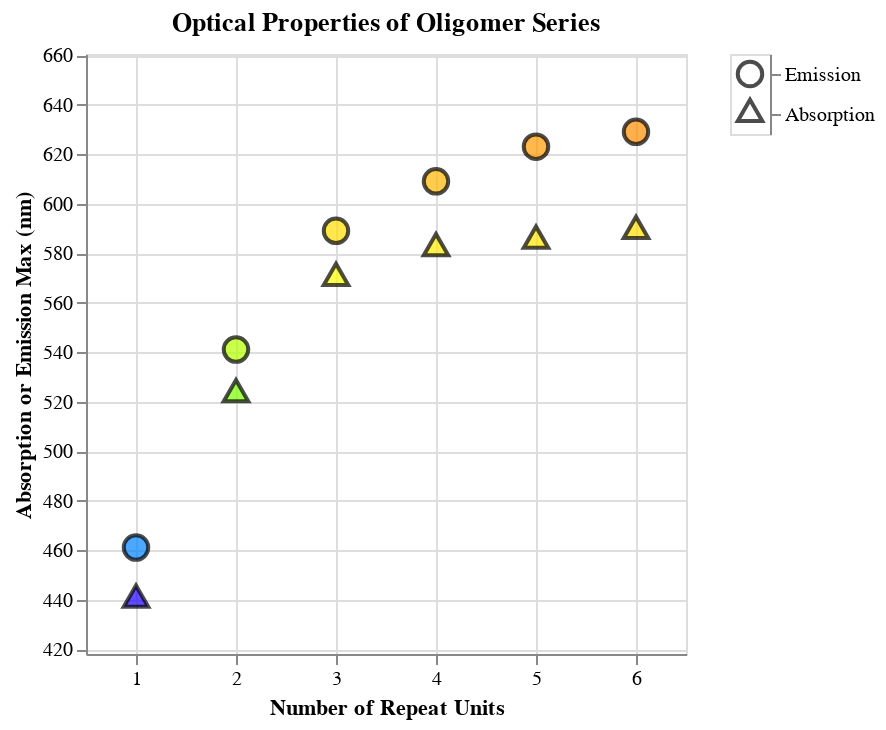

The notebook cell this image was saved under:
### Code cell
# Define a color scale that corresponds to the visible spectrum
color_scale = alt.Scale(
    domain=[380, 700],  # Wavelength range (approximate visible light)
    range=[
        '#8B00FF',  # Violet (~380 nm)
        '#0000FF',  # Blue (~450 nm)
        '#00FF00',  # Green (~520 nm)
        '#FFFF00',  # Yellow (~580 nm)
        '#FF7F00',  # Orange (~600 nm)
        '#FF0000',  # Red (~700 nm)
    ]
)

# Larger point size for better visibility
point_size = 150
stroke_width = 2

# Absorption scatter plot with black stroke and fill color based on wavelength
scatter_absorption = (
    alt.Chart(df_matches)
    .mark_point(size=point_size, filled=True, stroke='black', strokeWidth=stroke_width)  # Black border with a fill color
    .encode(
        x="repeat_unit_match_count",
        y="Absorption max (nm)",
        color=alt.Color("Absorption max (nm)", scale=color_scale, title="Wavelength (nm)", legend=None),  # Fill color corresponds to wavelength
        shape=alt.value('triangle'),  # Shape for absorption
        tooltip=["repeat_unit_match_count", "Absorption max (nm)"]
    )
    .properties(title="Absorption max")
)

# Emission scatter plot with black stroke and fill color based on wavelength
scatter_emission = (
    alt.Chart(df_matches)
    .mark_point(size=point_size, filled=True, stroke='black', strokeWidth=stroke_width)  # Black border with a fill color
    .encode(
        x="repeat_unit_match_count",
        y="Emission max (nm)",
        color=alt.Color("Emission max (nm)", scale=color_scale, title="Wavelength (nm)", legend=None),  # Fill color corresponds to wavelength
        shape=alt.value('circle'),  # Shape for emission
        tooltip=["repeat_unit_match_count", "Emission max (nm)"],
    )
    .properties(title="Emission max")
)

# Manually create a legend for shapes with the reordered entries (Emission on top, Absorption on bottom)
legend_data = pl.DataFrame(
    {
        "Type": ["Emission", "Absorption"],  # Reordered: Emission first, Absorption second
        "Shape": ["circle", "triangle"]
    }
)

shapes = ["circle", "triangle"]
legend = (
    alt.Chart(legend_data)
    .mark_point(size=point_size)
    .encode(
        y=alt.Y(
            "Type:N", 
            sort=[
                "Emission",
                "Absorption",
            ],  # Explicit sort order
            axis=alt.Axis(orient="right"), 
            title="",
            ),
        shape=alt.Shape("Shape:N", scale=alt.Scale(domain=shapes, range=shapes), legend=None),  # Disable shape legend
        color=alt.value("black"),  # Keep legend shapes black for distinction
    )
)

# Combine the scatter plots
scatter_combined = (
    alt.layer(scatter_absorption, scatter_emission)
    .properties(title="Optical Properties of Oligomer Series")
    .encode(
        y=alt.Y(
            "Absorption max (nm)",
            scale=alt.Scale(domain=[y_min, y_max]),
            title="Absorption or Emission Max (nm)",
        ),
        x=alt.X(
            "repeat_unit_match_count",
            scale=alt.Scale(domain=[0.5, max_x_value]),
            title="Number of Repeat Units",
        ),
    )
    .interactive()
)

# Combine the scatter plot with the legend
final_chart = alt.hconcat(scatter_combined, legend)

# Display the chart
final_chart.show()

### Figure 1 — Vega specification as saved in the notebook (floating-point values rounded to 4 significant figures)
{"$schema": "https://vega.github.io/schema/vega/v5.json", "data": [{"name": "param_3_store"}, {"name": "source_0"}, {"name": "data_0", "values": [{"Absorption max (nm)": 440.0, "repeat_unit_match_count": 1}, {"Absorption max (nm)": 523.0, "repeat_unit_match_count": 2}, {"Absorption max (nm)": 570.0, "repeat_unit_match_count": 3}, {"Absorption max (nm)": 582.0, "repeat_unit_match_count": 4}, {"Absorption max (nm)": 585.0, "repeat_unit_match_count": 5}, {"Absorption max (nm)": 589.0, "repeat_unit_match_count": 6}]}, {"name": "data_1", "values": [{"Emission max (nm)": 461.0, "repeat_unit_match_count": 1}, {"Emission max (nm)": 541.0, "repeat_unit_match_count": 2}, {"Emission max (nm)": 589.0, "repeat_unit_match_count": 3}, {"Emission max (nm)": 609.0, "repeat_unit_match_count": 4}, {"Emission max (nm)": 623.0, "repeat_unit_match_count": 5}, {"Emission max (nm)": 629.0, "repeat_unit_match_count": 6}]}, {"name": "source_1", "values": [{"Shape": "circle", "Type": "Emission", "y_Type_sort_index": 0.0}, {"Shape": "triangle", "Type": "Absorption", "y_Type_sort_index": 1.0}]}, {"name": "source_1_concat_1_y_domain_Type", "values": [{"Type": "Emission", "sort_field": 0.0}, {"Type": "Absorption", "sort_field": 1.0}]}], "signals": [{"name": "concat_0_width", "value": 300}, {"name": "concat_0_height", "value": 300}, {"name": "concat_1_width", "value": 20}, {"name": "concat_1_y_step", "value": 20}, {"name": "concat_1_height", "update": "bandspace(domain('concat_1_y').length, 1, 0.5) * concat_1_y_step"}, {"name": "unit", "value": {}, "on": [{"events": "pointermove", "update": "isTuple(group()) ? group() : unit"}]}, {"name": "param_3", "update": "{\"repeat_unit_match_count\": param_3_repeat_unit_match_count, \"Absorption max (nm)\": param_3_Absorption_max__nm_}"}, {"name": "param_3_repeat_unit_match_count"}, {"name": "param_3_Absorption_max__nm_"}], "marks": [{"type": "group", "name": "concat_0_group", "encode": {"update": {"width": {"signal": "concat_0_width"}, "height": {"signal": "concat_0_height"}}}, "signals": [{"name": "param_3_repeat_unit_match_count", "on": [{"events": [{"source": "view", "type": "dblclick"}], "update": "null"}, {"events": {"signal": "param_3_translate_delta"}, "update": "panLinear(param_3_translate_anchor.extent_x, -param_3_translate_delta.x / concat_0_width)"}, {"events": {"signal": "param_3_zoom_delta"}, "update": "zoomLinear(domain(\"concat_0_x\"), param_3_zoom_anchor.x, param_3_zoom_delta)"}], "push": "outer"}, {"name": "param_3_Absorption_max__nm_", "on": [{"events": [{"source": "view", "type": "dblclick"}], "update": "null"}, {"events": {"signal": "param_3_translate_delta"}, "update": "panLinear(param_3_translate_anchor.extent_y, param_3_translate_delta.y / concat_0_height)"}, {"events": {"signal": "param_3_zoom_delta"}, "update": "zoomLinear(domain(\"concat_0_y\"), param_3_zoom_anchor.y, param_3_zoom_delta)"}], "push": "outer"}, {"name": "param_3_tuple", "on": [{"events": [{"signal": "param_3_repeat_unit_match_count || param_3_Absorption_max__nm_"}], "update": "param_3_repeat_unit_match_count && param_3_Absorption_max__nm_ ? {unit: \"view_2\", fields: param_3_tuple_fields, values: [param_3_repeat_unit_match_count,param_3_Absorption_max__nm_]} : null"}]}, {"name": "param_3_tuple_fields", "value": [{"field": "repeat_unit_match_count", "channel": "x", "type": "R"}, {"field": "Absorption max (nm)", "channel": "y", "type": "R"}]}, {"name": "param_3_translate_anchor", "value": {}, "on": [{"events": [{"source": "scope", "type": "pointerdown"}], "update": "{x: x(unit), y: y(unit), extent_x: domain(\"concat_0_x\"), extent_y: domain(\"concat_0_y\")}"}]}, {"name": "param_3_translate_delta", "value": {}, "on": [{"events": [{"source": "window", "between": [{"source": "scope", "type": "pointerdown"}, {"source": "window", "type": "pointerup"}], "type": "pointermove", "consume": true}], "update": "{x: param_3_translate_anchor.x - x(unit), y: param_3_translate_anchor.y - y(unit)}"}]}, {"name": "param_3_zoom_anchor", "on": [{"events": [{"source": "scope", "type": "wheel", "consume": true}], "update": "{x: invert(\"concat_0_x\", x(unit)), y: invert(\"concat_0_y\", y(unit))}"}]}, {"name": "param_3_zoom_delta", "on": [{"events": [{"source": "scope", "type": "wheel", "consume": true}], "update": "pow(1.001, event.deltaY * pow(16, event.deltaMode))", "force": true}]}, {"name": "param_3_modify", "on": [{"events": {"signal": "param_3_tuple"}, "update": "modify(\"param_3_store\", param_3_tuple, true)"}]}], "marks": [{"type": "symbol", "name": "view_2_marks", "from": {"data": "data_0"}, "encode": {"update": {"tooltip": {"signal": "{\"repeat_unit_match_count\": format(datum[\"repeat_unit_match_count\"], \"\"), \"Absorption max (nm)\": format(datum[\"Absorption max (nm)\"], \"\")}"}, "shape": {"value": "triangle"}, "stroke": {"value": "black"}, "size": {"value": 150}, "strokeWidth": {"value": 2}, "x": {"field": "repeat_unit_match_count", "scale": "concat_0_x"}, "opacity": {"value": 0.7}, "y": {"field": "Absorption max (nm)", "scale": "concat_0_y"}, "fill": {"field": "Absorption max (nm)", "scale": "color"}}}, "style": ["point"], "interactive": true, "clip": true}, {"type": "symbol", "name": "concat_0_layer_1_marks", "from": {"data": "data_1"}, "encode": {"update": {"stroke": {"value": "black"}, "fill": {"field": "Emission max (nm)", "scale": "color"}, "shape": {"value": "circle"}, "strokeWidth": {"value": 2}, "y": {"field": "Emission max (nm)", "scale": "concat_0_y"}, "size": {"value": 150}, "opacity": {"value": 0.7}, "x": {"field": "repeat_unit_match_count", "scale": "concat_0_x"}, "tooltip": {"signal": "{\"repeat_unit_match_count\": format(datum[\"repeat_unit_match_count\"], \"\"), \"Emission max (nm)\": format(datum[\"Emission max (nm)\"], \"\")}"}}}, "clip": true, "style": ["point"], "interactive": true}], "axes": [{"scale": "concat_0_x", "minExtent": 0, "tickCount": {"signal": "ceil(concat_0_width/40)"}, "domain": false, "orient": "bottom", "zindex": 0, "grid": true, "maxExtent": 0, "ticks": false, "labels": false, "aria": false, "gridScale": "concat_0_y"}, {"scale": "concat_0_y", "zindex": 0, "gridScale": "concat_0_x", "grid": true, "domain": false, "aria": false, "orient": "left", "minExtent": 0, "ticks": false, "maxExtent": 0, "labels": false, "tickCount": {"signal": "ceil(concat_0_height/40)"}}, {"scale": "concat_0_x", "orient": "bottom", "labelOverlap": true, "tickCount": {"signal": "ceil(concat_0_width/40)"}, "zindex": 0, "labelFlush": true, "title": "Number of Repeat Units", "grid": false}, {"scale": "concat_0_y", "title": "Absorption or Emission Max (nm)", "grid": false, "labelOverlap": true, "zindex": 0, "orient": "left", "tickCount": {"signal": "ceil(concat_0_height/40)"}}], "title": {"text": "Optical Properties of Oligomer Series", "frame": "group"}, "style": "cell"}, {"type": "group", "name": "concat_1_group", "encode": {"update": {"height": {"signal": "concat_1_height"}, "width": {"signal": "concat_1_width"}}}, "signals": [{"name": "width", "update": "concat_1_width"}], "marks": [{"type": "symbol", "name": "concat_1_marks", "from": {"data": "source_1"}, "encode": {"update": {"y": {"field": "Type", "scale": "concat_1_y"}, "size": {"value": 150}, "fill": {"value": "transparent"}, "shape": {"field": "Shape", "scale": "shape"}, "stroke": {"value": "black"}, "opacity": {"value": 0.7}, "x": {"signal": "concat_1_width", "mult": 0.5}}}, "interactive": false, "style": ["point"]}], "axes": [{"scale": "concat_1_y", "orient": "right", "grid": false, "zindex": 0}], "style": "cell"}], "scales": [{"name": "color", "type": "linear", "domain": [380, 700], "range": ["#8B00FF", "#0000FF", "#00FF00", "#FFFF00", "#FF7F00", "#FF0000"], "zero": false, "interpolate": "hcl"}, {"name": "shape", "type": "ordinal", "domain": ["circle", "triangle"], "range": ["circle", "triangle"]}, {"name": "concat_0_x", "type": "linear", "domain": [0.5, 6.5], "range": [0, {"signal": "concat_0_width"}], "domainRaw": {"signal": "param_3[\"repeat_unit_match_count\"]"}, "zero": false}, {"name": "concat_0_y", "type": "linear", "domain": [418, 660.5], "range": [{"signal": "concat_0_height"}, 0], "domainRaw": {"signal": "param_3[\"Absorption max (nm)\"]"}, "zero": false}, {"name": "concat_1_y", "type": "point", "domain": {"data": "source_1_concat_1_y_domain_Type", "field": "Type", "sort": {"op": "max", "field": "sort_field"}}, "range": {"step": {"signal": "concat_1_y_step"}}, "padding": 0.5}], "layout": {"padding": 20, "bounds": "full", "align": "each"}, "padding": 5, "background": "white"}
